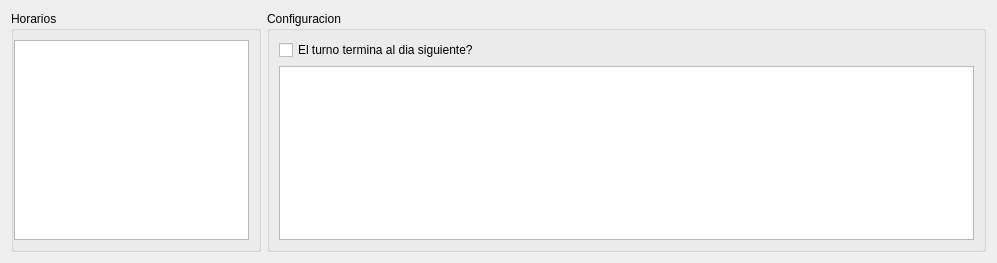
<?xml version="1.0" encoding="UTF-8"?>
<ui version="4.0">
 <class>Dialog</class>
 <widget class="QDialog" name="Dialog">
  <property name="geometry">
   <rect>
    <x>0</x>
    <y>0</y>
    <width>997</width>
    <height>263</height>
   </rect>
  </property>
  <property name="windowTitle">
   <string>Horarios</string>
  </property>
  <layout class="QGridLayout" name="gridLayout">
   <item row="0" column="0">
    <widget class="QGroupBox" name="groupBox">
     <property name="maximumSize">
      <size>
       <width>250</width>
       <height>16777215</height>
      </size>
     </property>
     <property name="title">
      <string>Horarios</string>
     </property>
     <layout class="QGridLayout" name="gridLayout_2">
      <property name="leftMargin">
       <number>0</number>
      </property>
      <property name="topMargin">
       <number>9</number>
      </property>
      <item row="0" column="0">
       <widget class="QListView" name="listView">
        <property name="maximumSize">
         <size>
          <width>1666666</width>
          <height>16777215</height>
         </size>
        </property>
       </widget>
      </item>
     </layout>
    </widget>
   </item>
   <item row="0" column="1">
    <widget class="QGroupBox" name="groupBox_2">
     <property name="title">
      <string>Configuracion</string>
     </property>
     <layout class="QGridLayout" name="gridLayout_3">
      <item row="1" column="0">
       <widget class="QTableView" name="tableView">
        <property name="selectionMode">
         <enum>QAbstractItemView::SingleSelection</enum>
        </property>
       </widget>
      </item>
      <item row="0" column="0">
       <widget class="QCheckBox" name="qisOvernight">
        <property name="text">
         <string>El turno termina al dia siguiente?</string>
        </property>
       </widget>
      </item>
     </layout>
    </widget>
   </item>
  </layout>
 </widget>
 <resources/>
 <connections/>
</ui>
